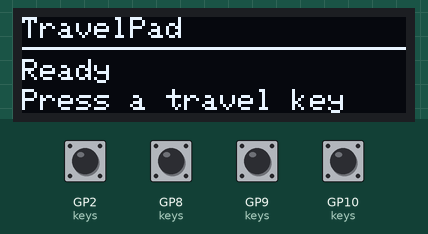
Bench run of a program on a simulated Raspberry Pi Pico. Parts: 128×32 one-colour display. The test bench sets the inputs (shaded band); at power-on: GP2 (keys), GP8 (keys), GP9 (keys), GP10 (keys) HIGH. USB keyboard and mouse output is not drawn.

Above: at 1.2 s.
1.3 s: GP2 (keys) pulled LOW for 0.15 s
At 1.8 s:
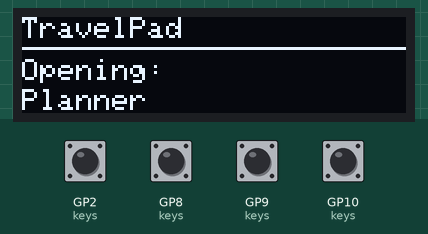
4.4 s: GP8 (keys) pulled LOW for 0.15 s
At 5.4 s:
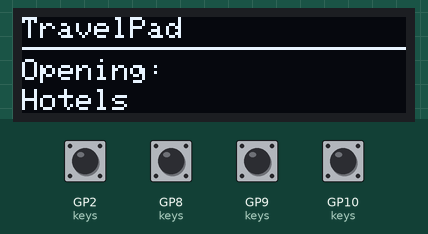
7.5 s: GP9 (keys) pulled LOW for 0.15 s
At 8.9 s:
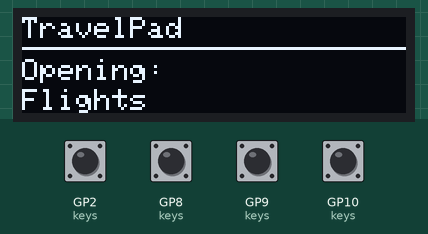
10.6 s: GP10 (keys) pulled LOW for 0.15 s
At 11.2 s:
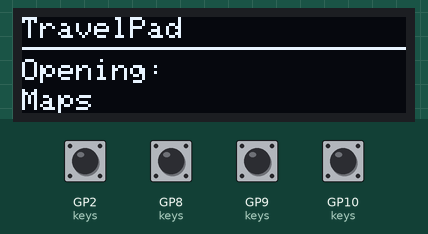
13.7 s: GP10 (keys) pulled LOW for 1 s
17.1 s: GP2 (keys) pulled LOW for 1 s
At 17.4 s:
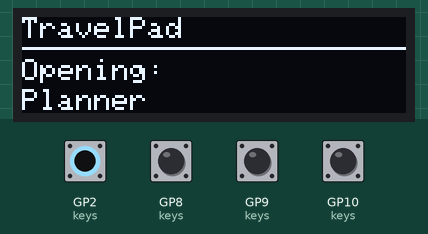
Timing chart, 0 to 20.1 s (numbered marks = the images above; inputs shaded):
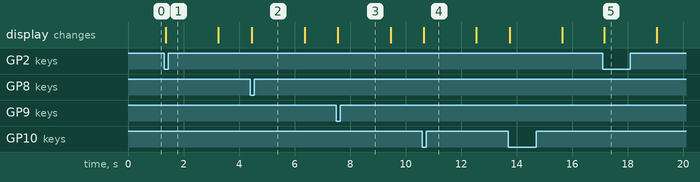

Measured:
- after the input at 1.3 s, the display: changes after 0.05 s (image 1)
- after the input at 4.4 s, the display: changes after 0.05 s (image 2)
- after the input at 7.5 s, the display: changes after 0.05 s (image 3)
- after the input at 10.6 s, the display: changes after 0.05 s (image 4)
- after the input at 17.1 s, the display: changes after 0.05 s (image 5)

The program:

main.cpp
```cpp
#include <Wire.h>
#include <Keyboard.h>
#include <Adafruit_GFX.h>
#include <Adafruit_SSD1306.h>

constexpr uint8_t KEY_MAPS = D10;
constexpr uint8_t KEY_FLIGHTS = D9;
constexpr uint8_t KEY_HOTELS = D8;
constexpr uint8_t KEY_PLANNER = D2;

constexpr int SCREEN_WIDTH = 128;
constexpr int SCREEN_HEIGHT = 32;
constexpr int OLED_RESET = -1;
constexpr uint8_t OLED_ADDRESS = 0x3C;

Adafruit_SSD1306 display(SCREEN_WIDTH, SCREEN_HEIGHT, &Wire, OLED_RESET);

struct KeyInfo {
  uint8_t pin;
  const char *label;
  const char *url;
};

KeyInfo keys[] = {
  {KEY_MAPS, "Maps", "https://maps.google.com"},
  {KEY_FLIGHTS, "Flights", "https://www.google.com/travel/flights"},
  {KEY_HOTELS, "Hotels", "https://www.google.com/travel/hotels"},
  {KEY_PLANNER, "Planner", "https://www.google.com/travel"}
};

constexpr size_t KEY_COUNT = sizeof(keys) / sizeof(keys[0]);
constexpr unsigned long DEBOUNCE_MS = 35;

bool lastReading[KEY_COUNT];
bool stableState[KEY_COUNT];
unsigned long lastChange[KEY_COUNT];

void showMessage(const char *line1, const char *line2 = "") {
  display.clearDisplay();
  display.setTextColor(SSD1306_WHITE);
  display.setTextSize(1);
  display.setCursor(0, 0);
  display.println("TravelPad");
  display.drawLine(0, 10, SCREEN_WIDTH - 1, 10, SSD1306_WHITE);
  display.setCursor(0, 14);
  display.println(line1);

  if (line2[0] != '\0') {
    display.setCursor(0, 24);
    display.println(line2);
  }

  display.display();
}

void openUrl(const char *label, const char *url) {
  showMessage("Opening:", label);

  Keyboard.press(KEY_LEFT_GUI);
  Keyboard.press('r');
  delay(100);
  Keyboard.releaseAll();
  delay(350);

  Keyboard.print(url);
  delay(100);
  Keyboard.press(KEY_RETURN);
  delay(80);
  Keyboard.releaseAll();

  delay(1200);
  showMessage("Ready", "Press a travel key");
}

void setup() {
  for (size_t i = 0; i < KEY_COUNT; i++) {
    pinMode(keys[i].pin, INPUT_PULLUP);
    lastReading[i] = digitalRead(keys[i].pin);
    stableState[i] = lastReading[i];
    lastChange[i] = 0;
  }

  Wire.setSDA(D4);
  Wire.setSCL(D5);
  Wire.begin();

  if (display.begin(SSD1306_SWITCHCAPVCC, OLED_ADDRESS)) {
    showMessage("Ready", "Press a travel key");
  }

  Keyboard.begin();
}

void loop() {
  for (size_t i = 0; i < KEY_COUNT; i++) {
    bool reading = digitalRead(keys[i].pin);

    if (reading != lastReading[i]) {
      lastChange[i] = millis();
      lastReading[i] = reading;
    }

    if ((millis() - lastChange[i]) > DEBOUNCE_MS &&
        reading != stableState[i]) {
      stableState[i] = reading;

      if (stableState[i] == LOW) {
        openUrl(keys[i].label, keys[i].url);
      }
    }
  }

  delay(2);
}
```
